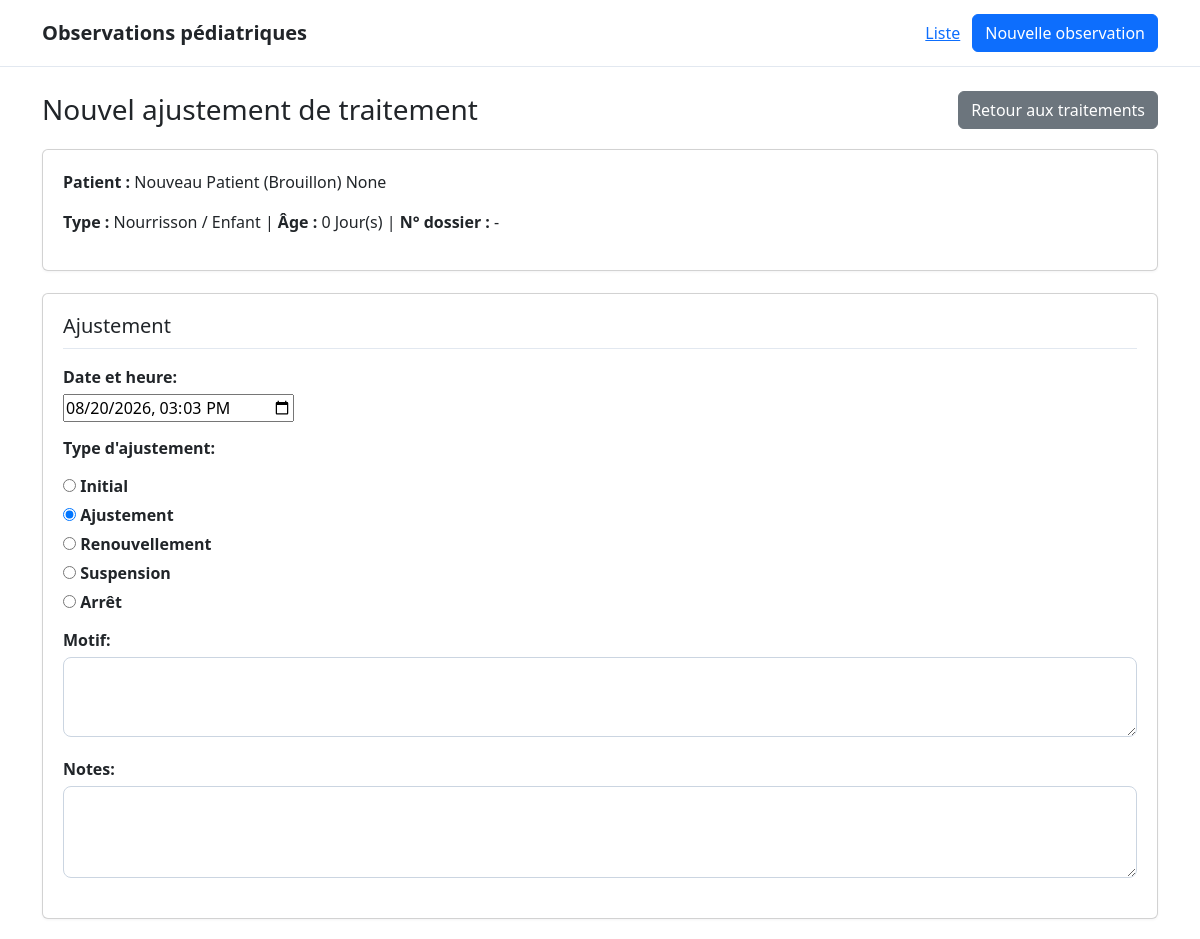
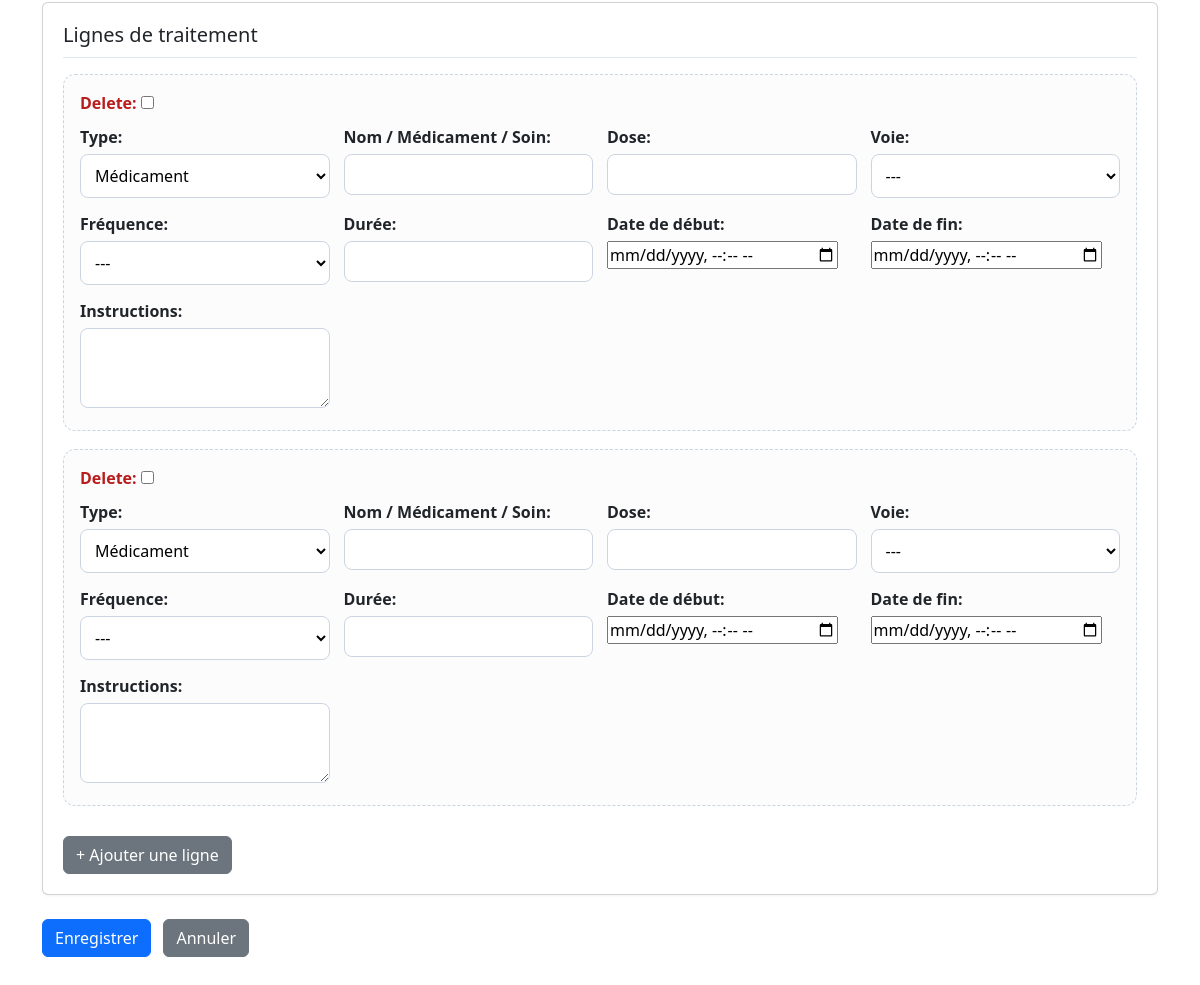
/observations/6/traitements/ajouter/, run on the app's committed database (2 pictures, top to bottom).
### patient/models.py (models this page shows, shortened)
class ObservationMedicale(models.Model):
    type_observation = models.CharField(
        max_length=10,
        choices=C.TYPE_OBSERVATION_CHOICES,
        verbose_name="Type d'observation",
    )
    nom = models.CharField(
        max_length=255,
        verbose_name="Nom",
    )
    prenoms = models.CharField(
        max_length=255, blank=True, null=True,
        verbose_name="Prénom(s)",
    )
    sexe = models.CharField(
        max_length=1,
        choices=C.SEXE_CHOICES,
        verbose_name="Sexe",
    )
    age_valeur = models.PositiveIntegerField(
        verbose_name="Âge",
    )
    age_unite = models.CharField(
        max_length=10,
        choices=C.AGE_UNITE_CHOICES,
        verbose_name="Unité d'âge",
    )
    date_naissance = models.DateField(
        null=True,
        blank=True,
        verbose_name="Date de naissance",
    )
    adresse = models.TextField(
        null=True,
        blank=True,
        verbose_name="Adresse",
    )
    telephone = models.CharField(
        max_length=50,
        null=True,
        blank=True,
        verbose_name="Contact",
    )
    lit = models.CharField(
        max_length=30,
        null=True,
        blank=True,
        verbose_name="Lit n°",
    )
    date_admission = models.DateField(
        null=True,
        blank=True,
        verbose_name="Date d'entrée / admission",
    )
    motif_admission = models.TextField(
        null=True,
        blank=True,
        verbose_name="Motif d'entrée / admission",
    )
    diagnostic_retenu = models.TextField(
        null=True,
        blank=True,
        verbose_name="Diagnostic retenu",
    )
    created_at = models.DateTimeField(auto_now_add=True)
    updated_at = models.DateTimeField(auto_now=True)
    class Meta:
        verbose_name = "Observation médicale"
        verbose_name_plural = "Observations médicales"
        ordering = ["-created_at"]
    @property
    def age_display(self):
        return f"{self.age_valeur} {self.get_age_unite_display()}"

### patient/views.py (the view)
@require_http_methods(["GET", "POST"])
def traitement_ajustement_create(request, observation_pk):
    observation = get_object_or_404(ObservationMedicale, pk=observation_pk)
    if request.method == "POST":
        form = TraitementAjustementForm(request.POST)
        if form.is_valid():
            ajustement = form.save(commit=False)
            ajustement.observation = observation
            formset = LigneTraitementFormSet(
                request.POST,
                instance=ajustement,
                prefix="lignes",
            )
            if formset.is_valid():
                ajustement.save()
                for ligne_form in formset.forms:
                    if ligne_traitement_form_has_data(ligne_form):
                        ligne = ligne_form.save(commit=False)
                        ligne.ajustement = ajustement
                        ligne.save()
                messages.success(
                    request,
                    "Le nouvel ajustement de traitement a été enregistré.",
                )
                return redirect(
                    reverse(
                        "traitement_ajustement_detail",
                        kwargs={"pk": ajustement.pk},
                    )
                )
            messages.error(
                request,
                "Les lignes de traitement contiennent des erreurs.",
            )
        else:
            formset = LigneTraitementFormSet(
                request.POST,
                instance=TraitementAjustement(observation=observation),
                prefix="lignes",
            )
            messages.error(
                request,
                "Le formulaire d'ajustement contient des erreurs.",
            )
    else:
        initial_lignes = get_initial_lignes_depuis_dernier(observation)
        form = TraitementAjustementForm()
        formset = LigneTraitementFormSet(
            instance=TraitementAjustement(observation=observation),
            prefix="lignes",
            initial=initial_lignes,
        )
    context = {
        "observation": observation,
        "form": form,
        "formset": formset,
        "title": "Nouvel ajustement de traitement",
    }
    return render(request, "patient/traitement_ajustement_form.html", context)

### patient/forms.py
class TraitementAjustementForm(forms.ModelForm):
    date_heure = forms.DateTimeField(
        input_formats=[
            "%Y-%m-%dT%H:%M",
            "%Y-%m-%dT%H:%M:%S",
            "%d/%m/%Y %H:%M",
        ],
        widget=forms.DateTimeInput(
            attrs={"type": "datetime-local"},
            format="%Y-%m-%dT%H:%M",
        ),
        required=True,
        label="Date et heure",
    )
    class Meta:
        model = TraitementAjustement
        fields = [
            "date_heure",
            "type_ajustement",
            "motif",
            "notes",
        ]
        widgets = {
            "type_ajustement": forms.RadioSelect,
            "motif": forms.Textarea(attrs={"rows": 2}),
            "notes": forms.Textarea(attrs={"rows": 3}),
        }
    def __init__(self, *args, **kwargs):
        super().__init__(*args, **kwargs)
        if not self.instance.pk:
            if not self.fields["date_heure"].initial:
                self.fields["date_heure"].initial = timezone.now

### patient/models.py (called while the page is built)
    @classmethod
    def dernier_pour_observation(cls, observation):
        return (
            cls.objects.filter(observation=observation)
            .order_by("-version")
            .first()
        )

### patient/views.py (called while the page is built, shortened)
def get_initial_lignes_depuis_dernier(observation):
    dernier = TraitementAjustement.dernier_pour_observation(observation)
    if not dernier:
        return []

### patient/templates/patient/traitement_ajustement_form.html (shortened to what this page needs)
{% extends "patient/base.html" %}
{% block content %}
    <div class="page-header">
        <h1>{{ title }}</h1>
        <a href="{% url 'patient:traitement_ajustement_list' observation.pk %}" class="btn btn-secondary">
            Retour aux traitements
        </a>
    </div>
    <div class="card">
        <p>
            <strong>Patient :</strong>
            {{ observation.nom }} {{ observation.prenoms }}
        </p>
        <p>
            <strong>Type :</strong>
            {{ observation.get_type_observation_display }}
            |
            <strong>Âge :</strong>
            {{ observation.age_display }}
            |
            <strong>N° dossier :</strong>
            {{ observation.numero_dossier|default:"-" }}
        </p>
    </div>
    <form method="post" novalidate id="traitement-form">
        <div class="card">
            <h2>Ajustement</h2>
            <div class="form-grid">
                {{ form.as_p }}
            </div>
        </div>
        <div class="card">
            <h2>Lignes de traitement</h2>
            <div id="lignes-container">
                {% for ligne_form in formset %}
                    <div class="formset-item">
                        {% if ligne_form.DELETE %}
                            <div class="delete-line">
                                {{ ligne_form.DELETE.label_tag }}
                                {{ ligne_form.DELETE }}
                            </div>
                        {% endif %}
                        <div class="ligne-grid">
                            {% for field in ligne_form.visible_fields %}
                                {% if field.name != "DELETE" %}
                                    <div class="ligne-field">
                                        {{ field.label_tag }}
                                        {{ field }}
                                    </div>
                                {% endif %}
                            {% endfor %}
                        </div>
                    </div>
                {% endfor %}
            </div>
            <div class="formset-actions">
                <button type="button" class="btn btn-secondary" id="add-ligne">
                    + Ajouter une ligne
                </button>
            </div>
        </div>
        <div class="actions">
            <button type="submit" class="btn btn-primary">
                Enregistrer
            </button>
            <a href="{% url 'patient:traitement_ajustement_list' observation.pk %}" class="btn btn-secondary">
                Annuler
            </a>
        </div>
    </form>
{% endblock %}

### patient/templates/patient/base.html (style rules this page uses)
:root { --primary: #2563eb; --primary-dark: #1d4ed8; --secondary: #64748b; --danger: #dc2626; --success: #16a34a; --warning: #d97706; --info: #0891b2; --bg: #f8fafc; --card: #ffffff; --border: #e2e8f0; --text: #0f172a; --muted: #64748b; }
* { box-sizing: border-box; }
body { margin: 0; font-family: Arial, Helvetica, sans-serif; background: var(--bg); color: var(--text); line-height: 1.45; }
.btn { display: inline-block; padding: 9px 14px; border-radius: 8px; border: 1px solid transparent; text-decoration: none; font-size: 14px; cursor: pointer; }
.btn-primary { background: var(--primary); color: #fff; }
.btn-secondary { background: #fff; color: var(--text); border-color: var(--border); }
.page-header { display: flex; justify-content: space-between; align-items: center; gap: 16px; margin-bottom: 20px; flex-wrap: wrap; }
.page-header h1 { margin: 0; font-size: 28px; }
.card { background: var(--card); border: 1px solid var(--border); border-radius: 14px; padding: 20px; margin-bottom: 22px; box-shadow: 0 1px 3px rgba(15, 23, 42, 0.05); }
.card h2 { margin: 0 0 16px; font-size: 20px; padding-bottom: 10px; border-bottom: 1px solid var(--border); }
.form-grid p { margin: 0 0 14px; }
.form-grid label { display: block; font-weight: 600; margin-bottom: 5px; }
input[type="text"], input[type="number"], input[type="date"], input[type="email"], input[type="tel"], select, textarea { width: 100%; padding: 9px 10px; border: 1px solid #cbd5e1; border-radius: 8px; font-size: 14px; background: #fff; }
textarea { min-height: 80px; resize: vertical; }
.formset-item { border: 1px dashed #cbd5e1; border-radius: 12px; padding: 16px; margin-bottom: 16px; background: #fcfcfd; }
.formset-actions { margin-top: 12px; }
.actions { display: flex; gap: 12px; flex-wrap: wrap; margin-top: 24px; }

### patient/templates/patient/traitement_ajustement_form.html (style rules this page uses)
.formset-item { border: 1px dashed #cbd5e1; border-radius: 12px; padding: 16px; margin-bottom: 18px; background: #fcfcfd; }
.ligne-grid { display: grid; grid-template-columns: repeat(auto-fill, minmax(240px, 1fr)); gap: 14px; }
.ligne-field label { display: block; font-weight: 600; margin-bottom: 5px; }
.delete-line { margin-bottom: 10px; color: #b91c1c; font-weight: 600; }

### data on the page
ObservationMedicale: nom "Nouveau Patient (Brouillon)", prenoms "None", type_observation "Nourrisson / Enfant", age_display "0 Jour(s)"

### other printed values
{{ title }} "Nouvel ajustement de traitement"
{{ observation.numero_dossier|default:"-" }} "-"
{{ ligne_form.DELETE.label_tag }} "Delete:" "Delete:"
{{ field.label_tag }} "Type:" "Nom / Médicament / Soin:" "Dose:" "Voie:" "Fréquence:" "Durée:" "Date de début:" "Date de fin:" "Instructions:" "Type:" "Nom / Médicament / Soin:" "Dose:" "Voie:" "Fréquence:" "Durée:" "Date de début:" "Date de fin:" "Instructions:"
